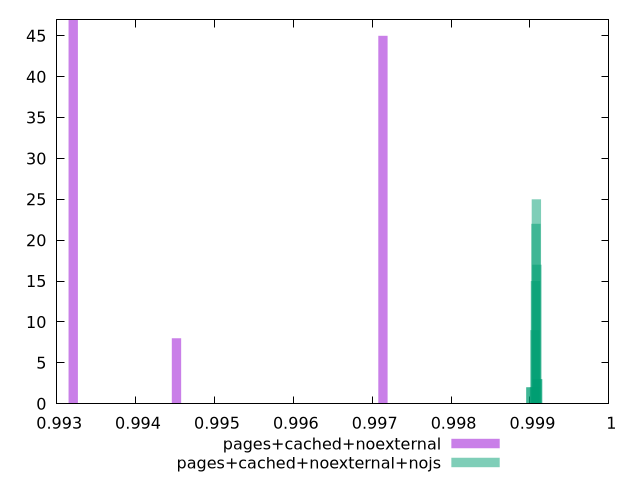

Here is the gnuplot script that generated this plot:
$_pagesCachedNoexternal <<EOF
0.993210557399875 47
0.994519135209361 8
0.997136290828333 45
EOF
$_pagesCachedNoexternalNojs <<EOF
0.9990811151503634 25
0.9990871213009989 17
0.9990991336022697 3
0.9990931274516343 3
0.999075108999728 22
0.9990691028490924 15
0.999063096698457 9
0.9990570905478217 2
0.9990090413427382 2
0.9990150474933736 2
EOF
set key outside below
set terminal pngcairo
set output "report_00005_2020-11-02T22-26-11.212Z/first-cpu-idle/first-cpu-idle_pages+cached+noexternal_pages+cached+noexternal+nojs+hist.png"
set boxwidth 0.00011777152404789382
set style fill transparent solid 0.5 noborder
set yrange [0:47]
plot $_pagesCachedNoexternal title "pages+cached+noexternal" with boxes ,$_pagesCachedNoexternalNojs title "pages+cached+noexternal+nojs" with boxes ,
